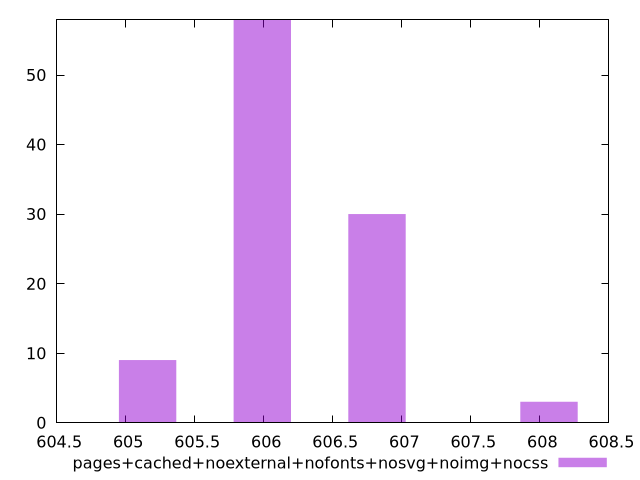

Recreate this plot in gnuplot.
$_pagesCachedNoexternalNofontsNosvgNoimgNocss <<EOF
605.9897480627386 58
606.8204399723517 30
605.1590561531254 9
608.0664778367712 3
EOF
set key outside below
set terminal pngcairo
set output "report_00005_2020-11-02T22-26-11.212Z/uses-rel-preload/pages+cached+noexternal+nofonts+nosvg+noimg+nocss//raw_hist.png"
set yrange [0:58]
set boxwidth 0.41534595480653774
set style fill transparent solid 0.5 noborder
plot $_pagesCachedNoexternalNofontsNosvgNoimgNocss title "pages+cached+noexternal+nofonts+nosvg+noimg+nocss" with boxes ,
